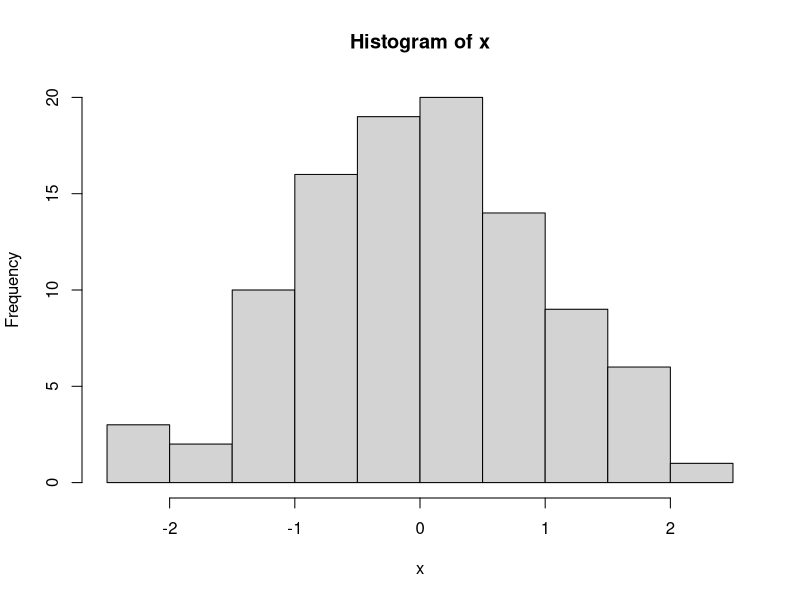
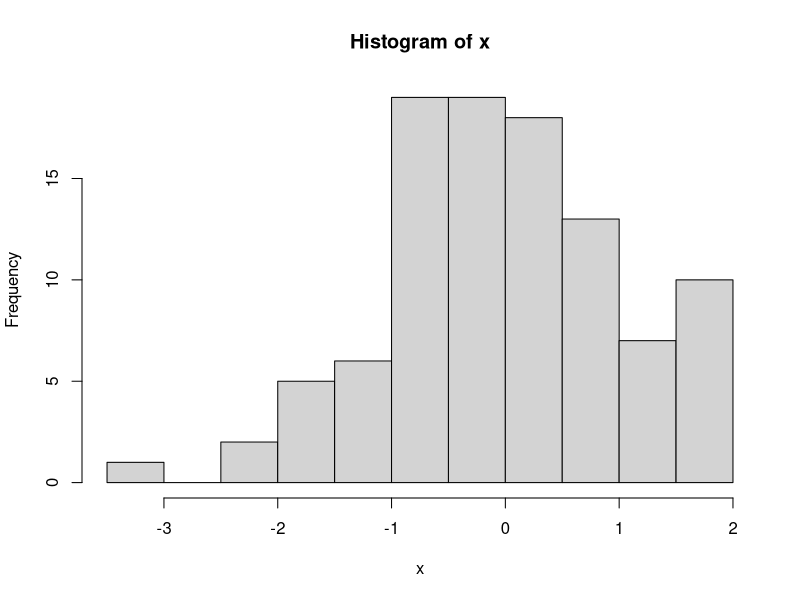
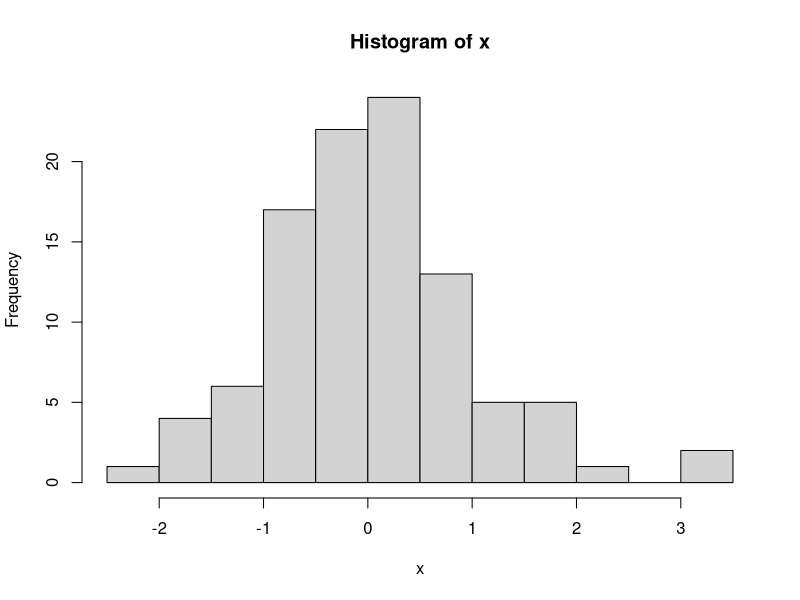

The R source for these figures, in order:
## ---- chunk 1
library(knitr)
## ---- chunk 2
x <- rnorm(100)
mean(x)
hist(x)
## ---- chunk 3
x <- rnorm(100)
mean(x)
hist(x)
## ---- chunk 4
x <- rnorm(100)
mean(x)
hist(x)
## ---- chunk 5
TF <- c(TRUE,FALSE)
df <- data.frame(a=1:6, b=rnorm(6), c=sample(TF,6,replace=TRUE))
df
## ---- chunk 6
kable(df)
